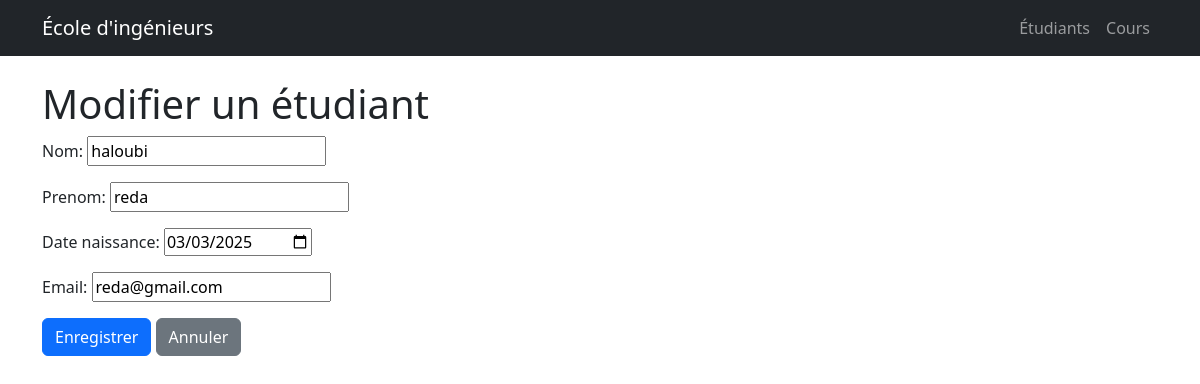
Page /etudiants/1/update/ on the committed database.
### etudiants/models.py (models this page shows, shortened)
class Etudiant(models.Model):
    nom = models.CharField(max_length=100)
    prenom = models.CharField(max_length=100)
    date_naissance = models.DateField()
    email = models.EmailField(unique=True)

### etudiants/views.py (the view)
# urls.py: path('<int:pk>/update/', views.EtudiantUpdateView.as_view(), name='etudiant-update'),
class EtudiantUpdateView(UpdateView):
    model = Etudiant
    form_class = EtudiantForm
    template_name = 'etudiants/etudiant_form.html'
    success_url = reverse_lazy('etudiant-list')

### etudiants/forms.py
class EtudiantForm(forms.ModelForm):
    date_naissance = forms.DateField(
        widget=forms.DateInput(attrs={'type': 'date'})
    )
    class Meta:
        model = Etudiant
        fields = ['nom', 'prenom', 'date_naissance', 'email']

### templates/etudiants/etudiant_form.html (shortened to what this page needs)
{% extends 'base.html' %}
{% block content %}
<h1>{% if form.instance.pk %}Modifier{% else %}Ajouter{% endif %} un étudiant</h1>
<form method="post">
    <div class="mb-3">
        {{ form.as_p }}
    </div>
    <button type="submit" class="btn btn-primary">Enregistrer</button>
    <a href="{% url 'etudiant-list' %}" class="btn btn-secondary">Annuler</a>
</form>
{% endblock %}

### rows in the picture
Etudiant: nom "haloubi", prenom "reda", date_naissance "03/03/2025", email "reda@gmail.com"
